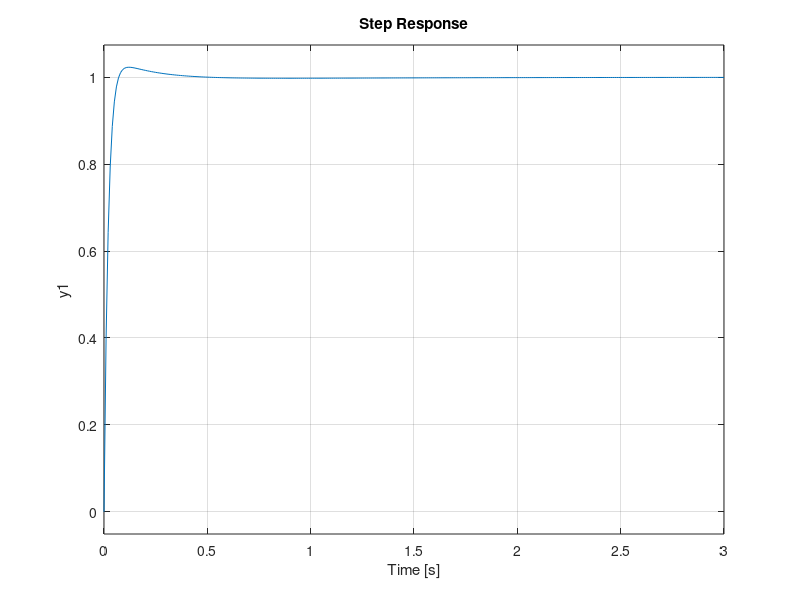

Write MATLAB code to recreate this figure.
M = 1;
b = (4);
k = (5);
F = 1;
t = (0:0.01:3);
P = tf(F,[M,b,k]);
Kp = 300; % proportional term
Ki = 300; % intergral term
Kd = 50; % derivative term

s = tf('s'); % s
C = Kp+(Ki/s)+Kd*s; % controller
Ys = C*P;
Rs = 1+C*P;
OL = C*P; % open loop 
CL = minreal(Ys/Rs); % close loop
bode(P);


%step(P,t)
% the bandwidth of P is 1.68 rad/s 
% the initial value is 0 and the final sate value is 0.2

% the step responce shows that the final value is 0.2 
% the rise time is 1.28s
% the settle time is 2.08s

step(CL,t)
% the step responce shows that there is off shooting
% the off shootings causes oscillation which adds more time for the signal
% to stabilize